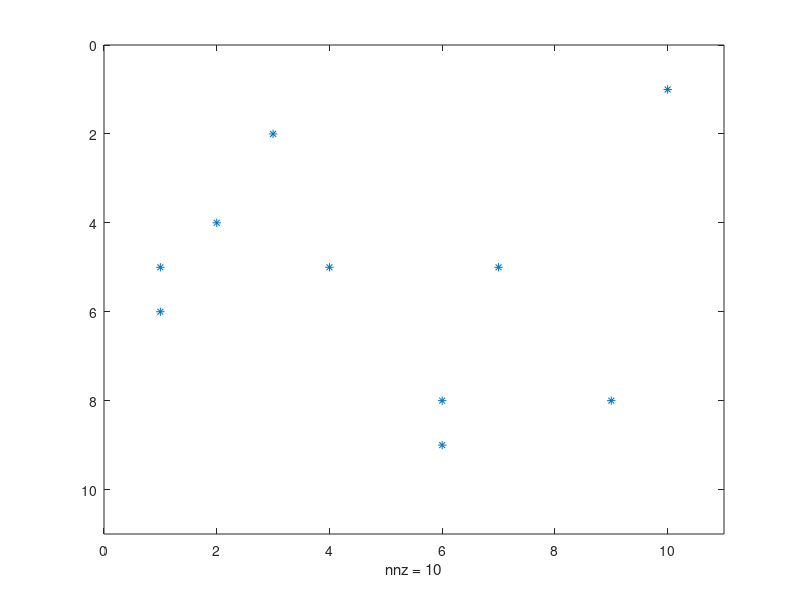

This figure's MATLAB source:
A=sprandn(10,10,0.1) % crea matrice sparsa -> FORMATO COORDINATE      coordinate  valore
nnz(A)  %numero elementi NON nulli
B=full(A) %visualizzare come piena

%con tic, operazione, toc          prendere i tempi circa 10 volte e fare la media

%Per passare da piena a sparsa
Bs=sparse(B) %FORMATO COORDINATE      (devono essere degli zeri PRECISI)

spy(Bs)

whos %per vedere info